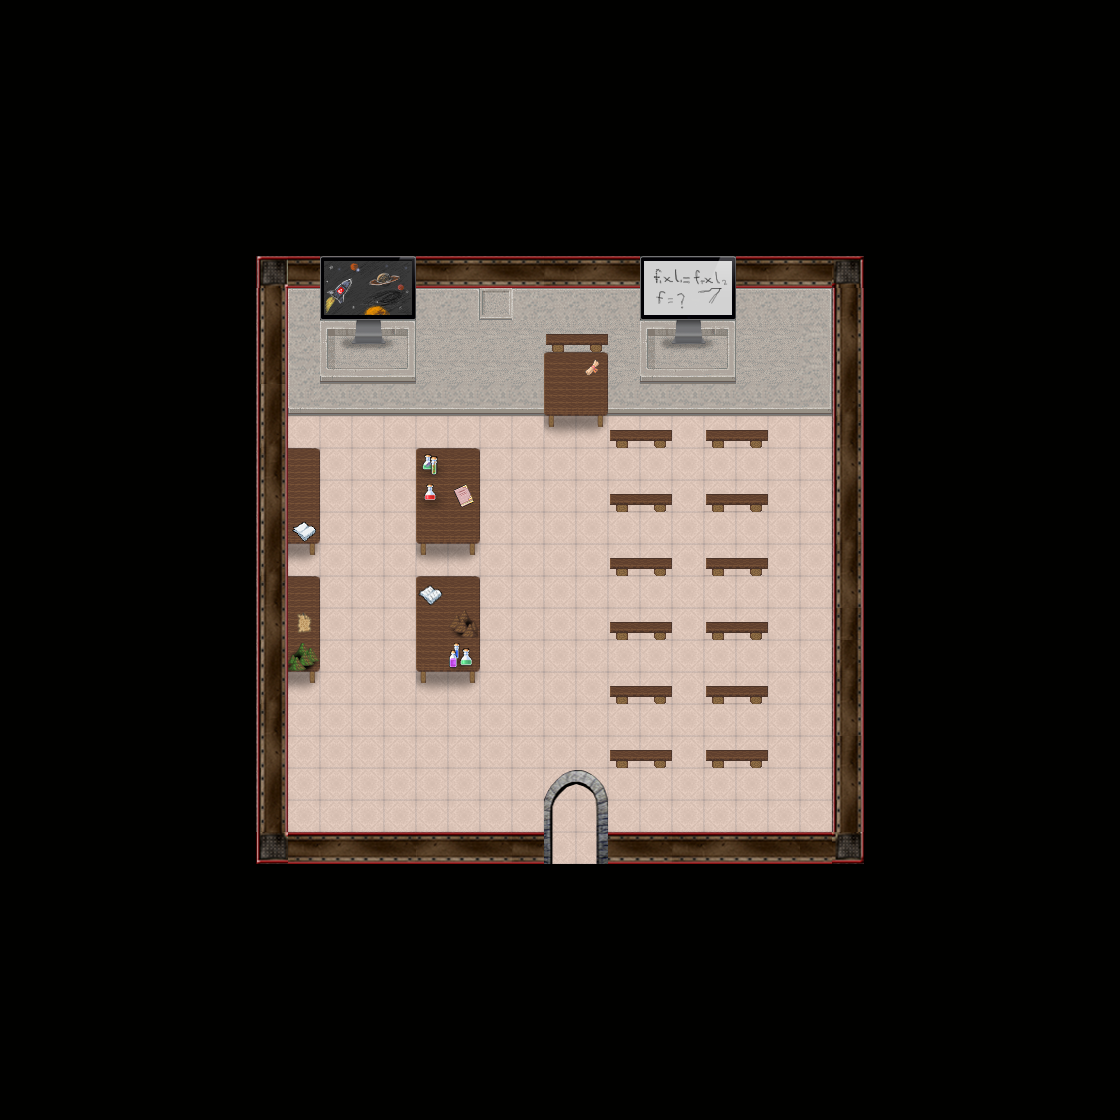

The image is a tile-based game level rendered from a .tmx file. Its description and source (layers, tilesets, objects; grid data summarised) follow:
An orthogonal 35x35 tile map with 32x32 px tiles, 3 tile layers (Ground, Fringe, Top), 2 hidden layers not drawn, 10 tilesets.

<map version="1.0" orientation="orthogonal" width="35" height="35" tilewidth="32" tileheight="32">
 <tileset firstgid="1" name="siyah" tilewidth="32" tileheight="32">
  <image source="../graphics/tiles/elektroadd/siyah.png" />
 </tileset>
 <tileset firstgid="2" name="tas" tilewidth="32" tileheight="32">
  <image source="../graphics/tiles/elektroadd/tas_bina3.png" />
 </tileset>
 <tileset firstgid="172" name="kaplama" tilewidth="32" tileheight="32">
  <image source="../graphics/tiles/elektroadd/kaplamalar.png" />
 </tileset>
 <tileset firstgid="190" name="kapi" tilewidth="32" tileheight="32">
  <image source="../graphics/tiles/elektroadd/kapiacikic.png" />
 </tileset>
 <tileset firstgid="196" name="collosion" tilewidth="32" tileheight="32">
  <image source="../graphics/tiles/elektroadd/collision.png" />
 </tileset>
 <tileset firstgid="198" name="karatahta" tilewidth="32" tileheight="32">
  <image source="../graphics/tiles/elektroadd/karatahtalar.png" />
 </tileset>
 <tileset firstgid="246" name="malzeme" tilewidth="32" tileheight="32">
  <image source="../graphics/tiles/elektroadd/malzemeler.png" />
 </tileset>
 <tileset firstgid="346" name="altlik" tilewidth="32" tileheight="32">
  <image source="../graphics/tiles/elektroadd/lambaalti.png" />
 </tileset>
 <tileset firstgid="348" name="malzeme" tilewidth="32" tileheight="32">
  <image source="../graphics/tiles/elektroadd/malzemeler2.png" />
 </tileset>
 <tileset firstgid="364" name="kaldirimlar" tilewidth="32" tileheight="32">
  <image source="../graphics/tiles/elektroadd/kaldirimlar.png" />
 </tileset>
 <layer name="Ground" width="35" height="35">
  <data>[1225 cells, 1225 non-empty, 30 distinct tile ids]</data>
 </layer>
 <layer name="Fringe" width="35" height="35">
  <data>[1225 cells, 62 non-empty, 13 distinct tile ids]</data>
 </layer>
 <layer name="Top" width="35" height="35">
  <data>[1225 cells, 28 non-empty, 28 distinct tile ids]</data>
 </layer>
 <layer name="Collision" width="35" height="35" visible="0">
  <data>[1225 cells, 955 non-empty, 1 distinct tile ids]</data>
 </layer>
 <layer name="Objects" width="35" height="35" visible="0">
  <data>[1225 cells, 0 non-empty, 0 distinct tile ids]</data>
 </layer>
</map>
